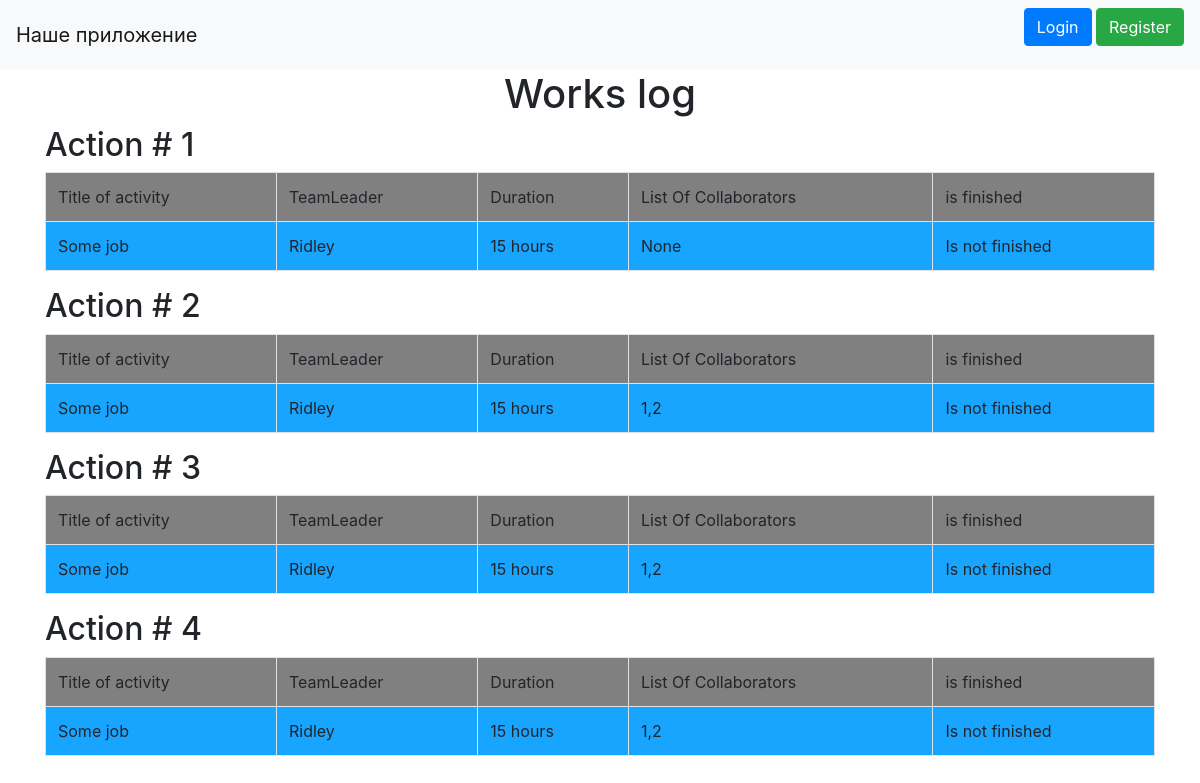
The app's page /, older data.
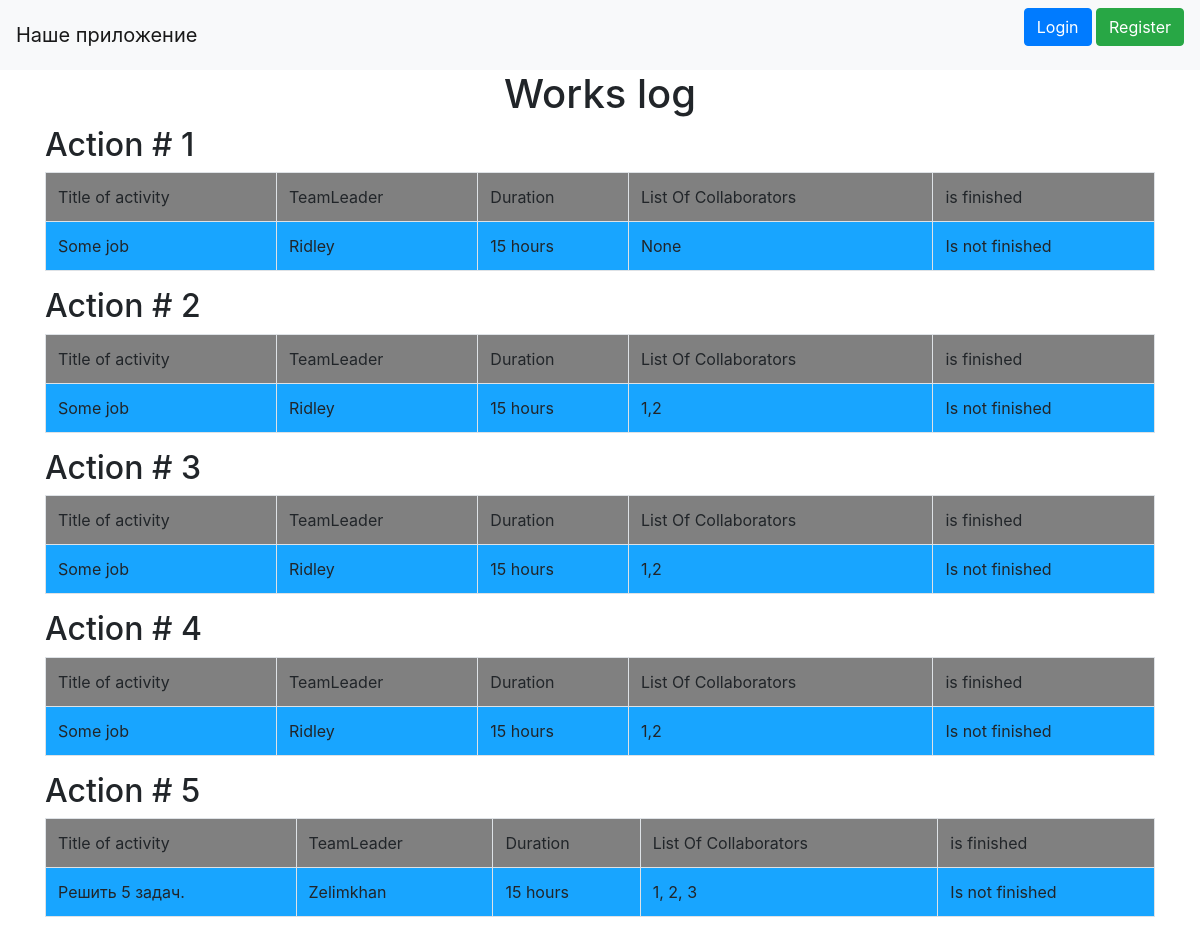
The same page, newer data.
### data/jobs.py (models this page shows, shortened)
class Jobs(SqlAlchemyBase):
    __tablename__ = "jobs"
    id = Column(Integer, primary_key=True, autoincrement=True, nullable=True)
    team_leader = Column(ForeignKey("users.id"))
    job = Column(String, nullable=True)
    collaborators = Column(String, nullable=True)
    work_size = Column(Integer, nullable=True)
    position = Column(String, nullable=True)
    start_data = Column(DateTime,
                        nullable=True, default=datetime.datetime.now)
    end_date = Column(DateTime,
                        nullable=True)
    is_finished = Column(Boolean, default=True)
    user = relationship("User")

### data/users.py (models this page shows, shortened)
class User(SqlAlchemyBase, UserMixin):
    __tablename__ = "users"
    id = Column(Integer, primary_key=True, autoincrement=True, nullable=True)
    surname = Column(String, nullable=True)
    name = Column(String, nullable=True)
    age = Column(Integer, nullable=True)
    position = Column(String, nullable=True)
    speciality = Column(String, nullable=True)
    address = Column(String, nullable=True)
    email = Column(String, nullable=True)
    hashed_password = Column(String, nullable=True)
    modified_date = Column(DateTime,
                           nullable=True, default=datetime.datetime.now)
    jobs = relationship("Jobs", back_populates='user')

### main.py (the view)
@app.route("/")
def works():
    sess = db_session.create_session()
    works = sess.query(Jobs).all()
    return render_template("works.html", works=works)

### data/db_session.py (called while the page is built)
def create_session():
    global __factory
    return __factory()

### templates/works.html
{% extends "base.html" %}
{% block content %}
  <h1 align="center"> Works log</h1>
  {% for work in works %}
  <h2>Action # {{work.id}}</h2>
  <table class="table table-bordered">
      <tr bgcolor="grey">
        <td>Title of activity</td>
        <td>TeamLeader</td>
        <td>Duration</td>
        <td>List Of Collaborators</td>
        <td>is finished</td>
      </tr>
      <tr bgcolor="#18A5FF">
        <td>{{work.job}}</td>
        <td>{{work.user.name}}</td>
        <td>{{work.work_size}} hours</td>
        <td>{{work.collaborators}}</td>
          {% if work.is_finished%}
            <td>Is not finished</td>
          {%else%}
            <td>Is finished</td>
          {% endif %}
      </tr>
  </table>
  {%endfor%}
{% endblock %}

Row changes from the older to the newer data that the page shows:
added Jobs: id "5", job "Решить 5 задач.", user.name "Zelimkhan", work_size "15", collaborators "1, 2, 3", is_finished "Is not finished"
